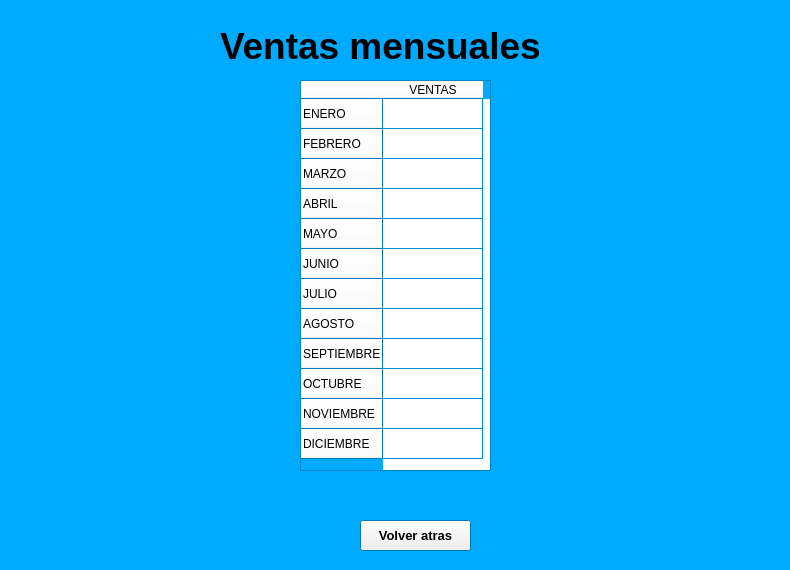
<?xml version="1.0" encoding="UTF-8"?>
<ui version="4.0">
 <class>ventasMensuales</class>
 <widget class="QWidget" name="ventasMensuales">
  <property name="geometry">
   <rect>
    <x>0</x>
    <y>0</y>
    <width>790</width>
    <height>570</height>
   </rect>
  </property>
  <property name="palette">
   <palette>
    <active>
     <colorrole role="Base">
      <brush brushstyle="SolidPattern">
       <color alpha="255">
        <red>255</red>
        <green>255</green>
        <blue>255</blue>
       </color>
      </brush>
     </colorrole>
     <colorrole role="Window">
      <brush brushstyle="SolidPattern">
       <color alpha="255">
        <red>0</red>
        <green>170</green>
        <blue>255</blue>
       </color>
      </brush>
     </colorrole>
    </active>
    <inactive>
     <colorrole role="Base">
      <brush brushstyle="SolidPattern">
       <color alpha="255">
        <red>255</red>
        <green>255</green>
        <blue>255</blue>
       </color>
      </brush>
     </colorrole>
     <colorrole role="Window">
      <brush brushstyle="SolidPattern">
       <color alpha="255">
        <red>0</red>
        <green>170</green>
        <blue>255</blue>
       </color>
      </brush>
     </colorrole>
    </inactive>
    <disabled>
     <colorrole role="Base">
      <brush brushstyle="SolidPattern">
       <color alpha="255">
        <red>0</red>
        <green>170</green>
        <blue>255</blue>
       </color>
      </brush>
     </colorrole>
     <colorrole role="Window">
      <brush brushstyle="SolidPattern">
       <color alpha="255">
        <red>0</red>
        <green>170</green>
        <blue>255</blue>
       </color>
      </brush>
     </colorrole>
    </disabled>
   </palette>
  </property>
  <property name="windowTitle">
   <string>Form</string>
  </property>
  <widget class="QLabel" name="label">
   <property name="geometry">
    <rect>
     <x>220</x>
     <y>10</y>
     <width>361</width>
     <height>71</height>
    </rect>
   </property>
   <property name="font">
    <font>
     <pointsize>28</pointsize>
     <weight>75</weight>
     <bold>true</bold>
    </font>
   </property>
   <property name="text">
    <string>Ventas mensuales</string>
   </property>
  </widget>
  <widget class="QTableWidget" name="tableWidget">
   <property name="geometry">
    <rect>
     <x>300</x>
     <y>80</y>
     <width>191</width>
     <height>391</height>
    </rect>
   </property>
   <property name="palette">
    <palette>
     <active>
      <colorrole role="Button">
       <brush brushstyle="SolidPattern">
        <color alpha="255">
         <red>255</red>
         <green>255</green>
         <blue>255</blue>
        </color>
       </brush>
      </colorrole>
      <colorrole role="Light">
       <brush brushstyle="SolidPattern">
        <color alpha="255">
         <red>255</red>
         <green>255</green>
         <blue>255</blue>
        </color>
       </brush>
      </colorrole>
      <colorrole role="Base">
       <brush brushstyle="SolidPattern">
        <color alpha="255">
         <red>255</red>
         <green>255</green>
         <blue>255</blue>
        </color>
       </brush>
      </colorrole>
     </active>
     <inactive>
      <colorrole role="Button">
       <brush brushstyle="SolidPattern">
        <color alpha="255">
         <red>255</red>
         <green>255</green>
         <blue>255</blue>
        </color>
       </brush>
      </colorrole>
      <colorrole role="Light">
       <brush brushstyle="SolidPattern">
        <color alpha="255">
         <red>255</red>
         <green>255</green>
         <blue>255</blue>
        </color>
       </brush>
      </colorrole>
      <colorrole role="Base">
       <brush brushstyle="SolidPattern">
        <color alpha="255">
         <red>255</red>
         <green>255</green>
         <blue>255</blue>
        </color>
       </brush>
      </colorrole>
     </inactive>
     <disabled>
      <colorrole role="Button">
       <brush brushstyle="SolidPattern">
        <color alpha="255">
         <red>255</red>
         <green>255</green>
         <blue>255</blue>
        </color>
       </brush>
      </colorrole>
      <colorrole role="Light">
       <brush brushstyle="SolidPattern">
        <color alpha="255">
         <red>255</red>
         <green>255</green>
         <blue>255</blue>
        </color>
       </brush>
      </colorrole>
      <colorrole role="Base">
       <brush brushstyle="SolidPattern">
        <color alpha="255">
         <red>0</red>
         <green>170</green>
         <blue>255</blue>
        </color>
       </brush>
      </colorrole>
     </disabled>
    </palette>
   </property>
   <row>
    <property name="text">
     <string>ENERO</string>
    </property>
   </row>
   <row>
    <property name="text">
     <string>FEBRERO</string>
    </property>
   </row>
   <row>
    <property name="text">
     <string>MARZO</string>
    </property>
   </row>
   <row>
    <property name="text">
     <string>ABRIL</string>
    </property>
   </row>
   <row>
    <property name="text">
     <string>MAYO</string>
    </property>
   </row>
   <row>
    <property name="text">
     <string>JUNIO</string>
    </property>
   </row>
   <row>
    <property name="text">
     <string>JULIO</string>
    </property>
   </row>
   <row>
    <property name="text">
     <string>AGOSTO</string>
    </property>
   </row>
   <row>
    <property name="text">
     <string>SEPTIEMBRE</string>
    </property>
   </row>
   <row>
    <property name="text">
     <string>OCTUBRE</string>
    </property>
   </row>
   <row>
    <property name="text">
     <string>NOVIEMBRE</string>
    </property>
   </row>
   <row>
    <property name="text">
     <string>DICIEMBRE</string>
    </property>
   </row>
   <column>
    <property name="text">
     <string>VENTAS</string>
    </property>
   </column>
  </widget>
  <widget class="QPushButton" name="volver">
   <property name="geometry">
    <rect>
     <x>360</x>
     <y>520</y>
     <width>111</width>
     <height>31</height>
    </rect>
   </property>
   <property name="font">
    <font>
     <pointsize>10</pointsize>
     <weight>75</weight>
     <bold>true</bold>
    </font>
   </property>
   <property name="text">
    <string>Volver atras</string>
   </property>
  </widget>
 </widget>
 <resources/>
 <connections/>
</ui>
